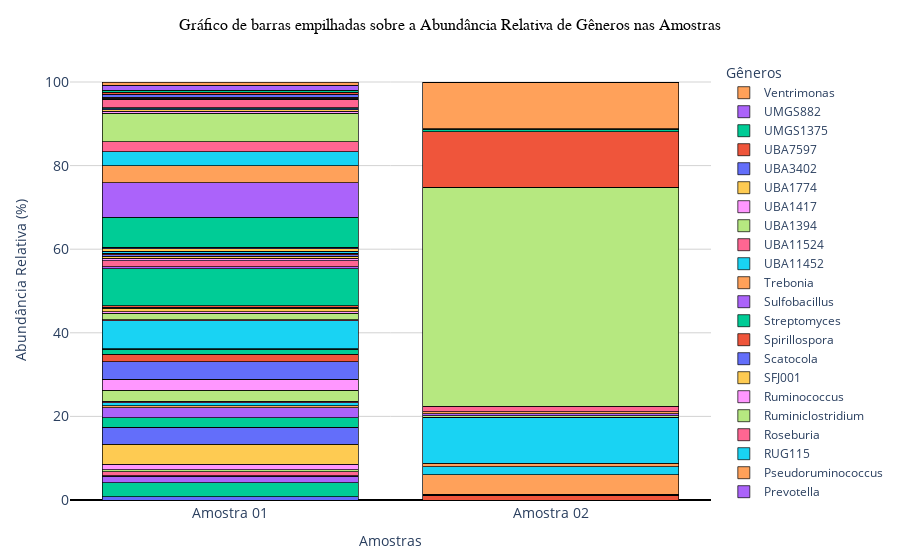

This figure's notebook cell:
### Markdown cell above
O seguinte código abaixo busca desenvolver um gráfico de barras empilhadas considerando o gênero e a abundância relativa calculada anteriormente para cada uma das amostras. Optou-se por fazer um gráfico interativo para melhor visuzalização de cada gênero e sua respectiva abundância de forma individual.

### Code cell
amostras = ["Amostra 01", "Amostra 02"]

cores = px.colors.qualitative.Plotly

trace_list = []
for i, genero in enumerate(genero_abundancia_relativa["Genero"].unique()):
    valores = genero_abundancia_relativa.loc[
        genero_abundancia_relativa["Genero"] == genero, ["Amostra 1 (%)", "Amostra 2 (%)"]
    ].values.flatten()

    trace = go.Bar(
        x=amostras,
        y=valores,
        name=genero, 
        hovertemplate='<b>%{x}</b><br>Gênero: ' + genero + '<br>Abundância Relativa: %{y:.2f}%',
        marker=dict(color=cores[i % len(cores)], line=dict(color="black", width=0.7)),
        hoverlabel=dict(namelength=0) 
    )
    trace_list.append(trace)

layout = go.Layout(
    title=dict(
        text="Gráfico de barras empilhadas sobre a Abundância Relativa de Gêneros nas Amostras",
        x=0.5, 
        font=dict(size=16, family="Arial, sans-serif", color="black")
    ),
    xaxis=dict(
        title="Amostras",
        tickfont=dict(size=14),
        showline=True,
        linecolor="black"
    ),
    yaxis=dict(
        title="Abundância Relativa (%)",
        tickfont=dict(size=14),
        showgrid=True,
        gridcolor="lightgrey",
        zeroline=True,
        zerolinecolor="black"
    ),
    barmode="stack",
    legend=dict(
        title="Gêneros",
        x=1.02,
        y=1,
        font=dict(size=12)
    ),
    plot_bgcolor="white",
    margin=dict(t=60, r=50, b=60, l=70),
)

fig = go.Figure(data=trace_list, layout=layout)
fig.show()

### Figure 1 — Plotly figure (JSON) as saved in the notebook; plotly's stock layout.template omitted (floating-point values rounded to 4 significant figures)
{"data": [{"hoverlabel": {"namelength": 0}, "hovertemplate": "<b>%{x}</b><br>Gênero: Acetatifactor<br>Abundância Relativa: %{y:.2f}%", "marker": {"color": "#636EFA", "line": {"color": "black", "width": 0.7}}, "name": "Acetatifactor", "type": "bar", "x": ["Amostra 01", "Amostra 02"], "y": [0.8, 0]}, {"hoverlabel": {"namelength": 0}, "hovertemplate": "<b>%{x}</b><br>Gênero: Actinopolyspora<br>Abundância Relativa: %{y:.2f}%", "marker": {"color": "#EF553B", "line": {"color": "black", "width": 0.7}}, "name": "Actinopolyspora", "type": "bar", "x": ["Amostra 01", "Amostra 02"], "y": [0, 1.17]}, {"hoverlabel": {"namelength": 0}, "hovertemplate": "<b>%{x}</b><br>Gênero: Agathobacter<br>Abundância Relativa: %{y:.2f}%", "marker": {"color": "#00CC96", "line": {"color": "black", "width": 0.7}}, "name": "Agathobacter", "type": "bar", "x": ["Amostra 01", "Amostra 02"], "y": [3.35, 0]}, {"hoverlabel": {"namelength": 0}, "hovertemplate": "<b>%{x}</b><br>Gênero: Agathobaculum<br>Abundância Relativa: %{y:.2f}%", "marker": {"color": "#AB63FA", "line": {"color": "black", "width": 0.7}}, "name": "Agathobaculum", "type": "bar", "x": ["Amostra 01", "Amostra 02"], "y": [1.48, 0]}, {"hoverlabel": {"namelength": 0}, "hovertemplate": "<b>%{x}</b><br>Gênero: Akkermansia<br>Abundância Relativa: %{y:.2f}%", "marker": {"color": "#FFA15A", "line": {"color": "black", "width": 0.7}}, "name": "Akkermansia", "type": "bar", "x": ["Amostra 01", "Amostra 02"], "y": [0.19, 0]}, {"hoverlabel": {"namelength": 0}, "hovertemplate": "<b>%{x}</b><br>Gênero: Alicyclobacillus<br>Abundância Relativa: %{y:.2f}%", "marker": {"color": "#19D3F3", "line": {"color": "black", "width": 0.7}}, "name": "Alicyclobacillus", "type": "bar", "x": ["Amostra 01", "Amostra 02"], "y": [0, 0.21]}, {"hoverlabel": {"namelength": 0}, "hovertemplate": "<b>%{x}</b><br>Gênero: Alistipes<br>Abundância Relativa: %{y:.2f}%", "marker": {"color": "#FF6692", "line": {"color": "black", "width": 0.7}}, "name": "Alistipes", "type": "bar", "x": ["Amostra 01", "Amostra 02"], "y": [0.95, 0]}, {"hoverlabel": {"namelength": 0}, "hovertemplate": "<b>%{x}</b><br>Gênero: Anaerobutyricum<br>Abundância Relativa: %{y:.2f}%", "marker": {"color": "#B6E880", "line": {"color": "black", "width": 0.7}}, "name": "Anaerobutyricum", "type": "bar", "x": ["Amostra 01", "Amostra 02"], "y": [0.49, 0]}, {"hoverlabel": {"namelength": 0}, "hovertemplate": "<b>%{x}</b><br>Gênero: Anaerostipes<br>Abundância Relativa: %{y:.2f}%", "marker": {"color": "#FF97FF", "line": {"color": "black", "width": 0.7}}, "name": "Anaerostipes", "type": "bar", "x": ["Amostra 01", "Amostra 02"], "y": [1.33, 0]}, {"hoverlabel": {"namelength": 0}, "hovertemplate": "<b>%{x}</b><br>Gênero: Bacteroides<br>Abundância Relativa: %{y:.2f}%", "marker": {"color": "#FECB52", "line": {"color": "black", "width": 0.7}}, "name": "Bacteroides", "type": "bar", "x": ["Amostra 01", "Amostra 02"], "y": [4.72, 0]}, {"hoverlabel": {"namelength": 0}, "hovertemplate": "<b>%{x}</b><br>Gênero: Blautia<br>Abundância Relativa: %{y:.2f}%", "marker": {"color": "#636EFA", "line": {"color": "black", "width": 0.7}}, "name": "Blautia", "type": "bar", "x": ["Amostra 01", "Amostra 02"], "y": [3.96, 0]}, {"hoverlabel": {"namelength": 0}, "hovertemplate": "<b>%{x}</b><br>Gênero: Bulleidia<br>Abundância Relativa: %{y:.2f}%", "marker": {"color": "#EF553B", "line": {"color": "black", "width": 0.7}}, "name": "Bulleidia", "type": "bar", "x": ["Amostra 01", "Amostra 02"], "y": [0.19, 0]}, {"hoverlabel": {"namelength": 0}, "hovertemplate": "<b>%{x}</b><br>Gênero: Butyribacter<br>Abundância Relativa: %{y:.2f}%", "marker": {"color": "#00CC96", "line": {"color": "black", "width": 0.7}}, "name": "Butyribacter", "type": "bar", "x": ["Amostra 01", "Amostra 02"], "y": [2.17, 0]}, {"hoverlabel": {"namelength": 0}, "hovertemplate": "<b>%{x}</b><br>Gênero: Butyricicoccus<br>Abundância Relativa: %{y:.2f}%", "marker": {"color": "#AB63FA", "line": {"color": "black", "width": 0.7}}, "name": "Butyricicoccus", "type": "bar", "x": ["Amostra 01", "Amostra 02"], "y": [2.47, 0]}, {"hoverlabel": {"namelength": 0}, "hovertemplate": "<b>%{x}</b><br>Gênero: CAG-115<br>Abundância Relativa: %{y:.2f}%", "marker": {"color": "#FFA15A", "line": {"color": "black", "width": 0.7}}, "name": "CAG-115", "type": "bar", "x": ["Amostra 01", "Amostra 02"], "y": [0.49, 0]}, {"hoverlabel": {"namelength": 0}, "hovertemplate": "<b>%{x}</b><br>Gênero: CAG-177<br>Abundância Relativa: %{y:.2f}%", "marker": {"color": "#19D3F3", "line": {"color": "black", "width": 0.7}}, "name": "CAG-177", "type": "bar", "x": ["Amostra 01", "Amostra 02"], "y": [0.65, 0]}, {"hoverlabel": {"namelength": 0}, "hovertemplate": "<b>%{x}</b><br>Gênero: CAG-217<br>Abundância Relativa: %{y:.2f}%", "marker": {"color": "#FF6692", "line": {"color": "black", "width": 0.7}}, "name": "CAG-217", "type": "bar", "x": ["Amostra 01", "Amostra 02"], "y": [0.38, 0]}, {"hoverlabel": {"namelength": 0}, "hovertemplate": "<b>%{x}</b><br>Gênero: CAG-41<br>Abundância Relativa: %{y:.2f}%", "marker": {"color": "#B6E880", "line": {"color": "black", "width": 0.7}}, "name": "CAG-41", "type": "bar", "x": ["Amostra 01", "Amostra 02"], "y": [2.63, 0]}, {"hoverlabel": {"namelength": 0}, "hovertemplate": "<b>%{x}</b><br>Gênero: CAG-83<br>Abundância Relativa: %{y:.2f}%", "marker": {"color": "#FF97FF", "line": {"color": "black", "width": 0.7}}, "name": "CAG-83", "type": "bar", "x": ["Amostra 01", "Amostra 02"], "y": [2.51, 0]}, {"hoverlabel": {"namelength": 0}, "hovertemplate": "<b>%{x}</b><br>Gênero: CAG-841<br>Abundância Relativa: %{y:.2f}%", "marker": {"color": "#FECB52", "line": {"color": "black", "width": 0.7}}, "name": "CAG-841", "type": "bar", "x": ["Amostra 01", "Amostra 02"], "y": [0.11, 0]}, {"hoverlabel": {"namelength": 0}, "hovertemplate": "<b>%{x}</b><br>Gênero: Clostridium<br>Abundância Relativa: %{y:.2f}%", "marker": {"color": "#636EFA", "line": {"color": "black", "width": 0.7}}, "name": "Clostridium", "type": "bar", "x": ["Amostra 01", "Amostra 02"], "y": [4.15, 0]}, {"hoverlabel": {"namelength": 0}, "hovertemplate": "<b>%{x}</b><br>Gênero: Coprococcus<br>Abundância Relativa: %{y:.2f}%", "marker": {"color": "#EF553B", "line": {"color": "black", "width": 0.7}}, "name": "Coprococcus", "type": "bar", "x": ["Amostra 01", "Amostra 02"], "y": [1.83, 0]}, {"hoverlabel": {"namelength": 0}, "hovertemplate": "<b>%{x}</b><br>Gênero: Copromonas<br>Abundância Relativa: %{y:.2f}%", "marker": {"color": "#00CC96", "line": {"color": "black", "width": 0.7}}, "name": "Copromonas", "type": "bar", "x": ["Amostra 01", "Amostra 02"], "y": [1.22, 0]}, {"hoverlabel": {"namelength": 0}, "hovertemplate": "<b>%{x}</b><br>Gênero: Cronobacter<br>Abundância Relativa: %{y:.2f}%", "marker": {"color": "#AB63FA", "line": {"color": "black", "width": 0.7}}, "name": "Cronobacter", "type": "bar", "x": ["Amostra 01", "Amostra 02"], "y": [0.11, 0]}, {"hoverlabel": {"namelength": 0}, "hovertemplate": "<b>%{x}</b><br>Gênero: Curtobacterium<br>Abundância Relativa: %{y:.2f}%", "marker": {"color": "#FFA15A", "line": {"color": "black", "width": 0.7}}, "name": "Curtobacterium", "type": "bar", "x": ["Amostra 01", "Amostra 02"], "y": [0, 4.7]}, {"hoverlabel": {"namelength": 0}, "hovertemplate": "<b>%{x}</b><br>Gênero: Desconhecido<br>Abundância Relativa: %{y:.2f}%", "marker": {"color": "#19D3F3", "line": {"color": "black", "width": 0.7}}, "name": "Desconhecido", "type": "bar", "x": ["Amostra 01", "Amostra 02"], "y": [6.7, 1.85]}, {"hoverlabel": {"namelength": 0}, "hovertemplate": "<b>%{x}</b><br>Gênero: Dialister<br>Abundância Relativa: %{y:.2f}%", "marker": {"color": "#FF6692", "line": {"color": "black", "width": 0.7}}, "name": "Dialister", "type": "bar", "x": ["Amostra 01", "Amostra 02"], "y": [0.27, 0]}, {"hoverlabel": {"namelength": 0}, "hovertemplate": "<b>%{x}</b><br>Gênero: Dorea<br>Abundância Relativa: %{y:.2f}%", "marker": {"color": "#B6E880", "line": {"color": "black", "width": 0.7}}, "name": "Dorea", "type": "bar", "x": ["Amostra 01", "Amostra 02"], "y": [1.52, 0]}, {"hoverlabel": {"namelength": 0}, "hovertemplate": "<b>%{x}</b><br>Gênero: Duodenibacillus<br>Abundância Relativa: %{y:.2f}%", "marker": {"color": "#FF97FF", "line": {"color": "black", "width": 0.7}}, "name": "Duodenibacillus", "type": "bar", "x": ["Amostra 01", "Amostra 02"], "y": [0.34, 0]}, {"hoverlabel": {"namelength": 0}, "hovertemplate": "<b>%{x}</b><br>Gênero: Dysosmobacter<br>Abundância Relativa: %{y:.2f}%", "marker": {"color": "#FECB52", "line": {"color": "black", "width": 0.7}}, "name": "Dysosmobacter", "type": "bar", "x": ["Amostra 01", "Amostra 02"], "y": [0.91, 0]}, {"hoverlabel": {"namelength": 0}, "hovertemplate": "<b>%{x}</b><br>Gênero: Ellagibacter<br>Abundância Relativa: %{y:.2f}%", "marker": {"color": "#636EFA", "line": {"color": "black", "width": 0.7}}, "name": "Ellagibacter", "type": "bar", "x": ["Amostra 01", "Amostra 02"], "y": [0.15, 0]}, {"hoverlabel": {"namelength": 0}, "hovertemplate": "<b>%{x}</b><br>Gênero: Eubacterium<br>Abundância Relativa: %{y:.2f}%", "marker": {"color": "#EF553B", "line": {"color": "black", "width": 0.7}}, "name": "Eubacterium", "type": "bar", "x": ["Amostra 01", "Amostra 02"], "y": [0.42, 0]}, {"hoverlabel": {"namelength": 0}, "hovertemplate": "<b>%{x}</b><br>Gênero: Faecalibacterium<br>Abundância Relativa: %{y:.2f}%", "marker": {"color": "#00CC96", "line": {"color": "black", "width": 0.7}}, "name": "Faecalibacterium", "type": "bar", "x": ["Amostra 01", "Amostra 02"], "y": [8.79, 0]}, {"hoverlabel": {"namelength": 0}, "hovertemplate": "<b>%{x}</b><br>Gênero: Fusicatenibacter<br>Abundância Relativa: %{y:.2f}%", "marker": {"color": "#AB63FA", "line": {"color": "black", "width": 0.7}}, "name": "Fusicatenibacter", "type": "bar", "x": ["Amostra 01", "Amostra 02"], "y": [0.57, 0]}, {"hoverlabel": {"namelength": 0}, "hovertemplate": "<b>%{x}</b><br>Gênero: Geodermatophilus<br>Abundância Relativa: %{y:.2f}%", "marker": {"color": "#FFA15A", "line": {"color": "black", "width": 0.7}}, "name": "Geodermatophilus", "type": "bar", "x": ["Amostra 01", "Amostra 02"], "y": [0, 0.89]}, {"hoverlabel": {"namelength": 0}, "hovertemplate": "<b>%{x}</b><br>Gênero: Gryllotalpicola<br>Abundância Relativa: %{y:.2f}%", "marker": {"color": "#19D3F3", "line": {"color": "black", "width": 0.7}}, "name": "Gryllotalpicola", "type": "bar", "x": ["Amostra 01", "Amostra 02"], "y": [0, 10.97]}, {"hoverlabel": {"namelength": 0}, "hovertemplate": "<b>%{x}</b><br>Gênero: Intestinibacter<br>Abundância Relativa: %{y:.2f}%", "marker": {"color": "#FF6692", "line": {"color": "black", "width": 0.7}}, "name": "Intestinibacter", "type": "bar", "x": ["Amostra 01", "Amostra 02"], "y": [1.41, 0]}, {"hoverlabel": {"namelength": 0}, "hovertemplate": "<b>%{x}</b><br>Gênero: JADGQX01<br>Abundância Relativa: %{y:.2f}%", "marker": {"color": "#B6E880", "line": {"color": "black", "width": 0.7}}, "name": "JADGQX01", "type": "bar", "x": ["Amostra 01", "Amostra 02"], "y": [0, 0.34]}, {"hoverlabel": {"namelength": 0}, "hovertemplate": "<b>%{x}</b><br>Gênero: Lachnospira<br>Abundância Relativa: %{y:.2f}%", "marker": {"color": "#FF97FF", "line": {"color": "black", "width": 0.7}}, "name": "Lachnospira", "type": "bar", "x": ["Amostra 01", "Amostra 02"], "y": [0.53, 0]}, {"hoverlabel": {"namelength": 0}, "hovertemplate": "<b>%{x}</b><br>Gênero: Limivicinus<br>Abundância Relativa: %{y:.2f}%", "marker": {"color": "#FECB52", "line": {"color": "black", "width": 0.7}}, "name": "Limivicinus", "type": "bar", "x": ["Amostra 01", "Amostra 02"], "y": [0.53, 0]}, {"hoverlabel": {"namelength": 0}, "hovertemplate": "<b>%{x}</b><br>Gênero: Merdicola<br>Abundância Relativa: %{y:.2f}%", "marker": {"color": "#636EFA", "line": {"color": "black", "width": 0.7}}, "name": "Merdicola", "type": "bar", "x": ["Amostra 01", "Amostra 02"], "y": [0.38, 0]}, {"hoverlabel": {"namelength": 0}, "hovertemplate": "<b>%{x}</b><br>Gênero: Methanobrevibacter<br>Abundância Relativa: %{y:.2f}%", "marker": {"color": "#EF553B", "line": {"color": "black", "width": 0.7}}, "name": "Methanobrevibacter", "type": "bar", "x": ["Amostra 01", "Amostra 02"], "y": [0.23, 0]}, {"hoverlabel": {"namelength": 0}, "hovertemplate": "<b>%{x}</b><br>Gênero: Methanosphaera<br>Abundância Relativa: %{y:.2f}%", "marker": {"color": "#00CC96", "line": {"color": "black", "width": 0.7}}, "name": "Methanosphaera", "type": "bar", "x": ["Amostra 01", "Amostra 02"], "y": [0.15, 0]}, {"hoverlabel": {"namelength": 0}, "hovertemplate": "<b>%{x}</b><br>Gênero: Methylophilus<br>Abundância Relativa: %{y:.2f}%", "marker": {"color": "#AB63FA", "line": {"color": "black", "width": 0.7}}, "name": "Methylophilus", "type": "bar", "x": ["Amostra 01", "Amostra 02"], "y": [0, 0.55]}, {"hoverlabel": {"namelength": 0}, "hovertemplate": "<b>%{x}</b><br>Gênero: Microlunatus<br>Abundância Relativa: %{y:.2f}%", "marker": {"color": "#FFA15A", "line": {"color": "black", "width": 0.7}}, "name": "Microlunatus", "type": "bar", "x": ["Amostra 01", "Amostra 02"], "y": [0, 0.48]}, {"hoverlabel": {"namelength": 0}, "hovertemplate": "<b>%{x}</b><br>Gênero: NSJ-50<br>Abundância Relativa: %{y:.2f}%", "marker": {"color": "#19D3F3", "line": {"color": "black", "width": 0.7}}, "name": "NSJ-50", "type": "bar", "x": ["Amostra 01", "Amostra 02"], "y": [0.3, 0]}, {"hoverlabel": {"namelength": 0}, "hovertemplate": "<b>%{x}</b><br>Gênero: Nocardia<br>Abundância Relativa: %{y:.2f}%", "marker": {"color": "#FF6692", "line": {"color": "black", "width": 0.7}}, "name": "Nocardia", "type": "bar", "x": ["Amostra 01", "Amostra 02"], "y": [0, 1.23]}, {"hoverlabel": {"namelength": 0}, "hovertemplate": "<b>%{x}</b><br>Gênero: Nocardioides<br>Abundância Relativa: %{y:.2f}%", "marker": {"color": "#B6E880", "line": {"color": "black", "width": 0.7}}, "name": "Nocardioides", "type": "bar", "x": ["Amostra 01", "Amostra 02"], "y": [0, 52.45]}, {"hoverlabel": {"namelength": 0}, "hovertemplate": "<b>%{x}</b><br>Gênero: Odoribacter<br>Abundância Relativa: %{y:.2f}%", "marker": {"color": "#FF97FF", "line": {"color": "black", "width": 0.7}}, "name": "Odoribacter", "type": "bar", "x": ["Amostra 01", "Amostra 02"], "y": [0.11, 0]}, {"hoverlabel": {"namelength": 0}, "hovertemplate": "<b>%{x}</b><br>Gênero: Parabacteroides<br>Abundância Relativa: %{y:.2f}%", "marker": {"color": "#FECB52", "line": {"color": "black", "width": 0.7}}, "name": "Parabacteroides", "type": "bar", "x": ["Amostra 01", "Amostra 02"], "y": [0.61, 0]}, {"hoverlabel": {"namelength": 0}, "hovertemplate": "<b>%{x}</b><br>Gênero: Parasutterella<br>Abundância Relativa: %{y:.2f}%", "marker": {"color": "#636EFA", "line": {"color": "black", "width": 0.7}}, "name": "Parasutterella", "type": "bar", "x": ["Amostra 01", "Amostra 02"], "y": [0.23, 0]}, {"hoverlabel": {"namelength": 0}, "hovertemplate": "<b>%{x}</b><br>Gênero: Parolsenella<br>Abundância Relativa: %{y:.2f}%", "marker": {"color": "#EF553B", "line": {"color": "black", "width": 0.7}}, "name": "Parolsenella", "type": "bar", "x": ["Amostra 01", "Amostra 02"], "y": [0.15, 0]}, {"hoverlabel": {"namelength": 0}, "hovertemplate": "<b>%{x}</b><br>Gênero: Phocaeicola<br>Abundância Relativa: %{y:.2f}%", "marker": {"color": "#00CC96", "line": {"color": "black", "width": 0.7}}, "name": "Phocaeicola", "type": "bar", "x": ["Amostra 01", "Amostra 02"], "y": [7.12, 0]}, {"hoverlabel": {"namelength": 0}, "hovertemplate": "<b>%{x}</b><br>Gênero: Prevotella<br>Abundância Relativa: %{y:.2f}%", "marker": {"color": "#AB63FA", "line": {"color": "black", "width": 0.7}}, "name": "Prevotella", "type": "bar", "x": ["Amostra 01", "Amostra 02"], "y": [8.3, 0]}, {"hoverlabel": {"namelength": 0}, "hovertemplate": "<b>%{x}</b><br>Gênero: Pseudoruminococcus<br>Abundância Relativa: %{y:.2f}%", "marker": {"color": "#FFA15A", "line": {"color": "black", "width": 0.7}}, "name": "Pseudoruminococcus", "type": "bar", "x": ["Amostra 01", "Amostra 02"], "y": [4.07, 0]}, {"hoverlabel": {"namelength": 0}, "hovertemplate": "<b>%{x}</b><br>Gênero: RUG115<br>Abundância Relativa: %{y:.2f}%", "marker": {"color": "#19D3F3", "line": {"color": "black", "width": 0.7}}, "name": "RUG115", "type": "bar", "x": ["Amostra 01", "Amostra 02"], "y": [3.39, 0]}, {"hoverlabel": {"namelength": 0}, "hovertemplate": "<b>%{x}</b><br>Gênero: Roseburia<br>Abundância Relativa: %{y:.2f}%", "marker": {"color": "#FF6692", "line": {"color": "black", "width": 0.7}}, "name": "Roseburia", "type": "bar", "x": ["Amostra 01", "Amostra 02"], "y": [2.4, 0]}, {"hoverlabel": {"namelength": 0}, "hovertemplate": "<b>%{x}</b><br>Gênero: Ruminiclostridium<br>Abundância Relativa: %{y:.2f}%", "marker": {"color": "#B6E880", "line": {"color": "black", "width": 0.7}}, "name": "Ruminiclostridium", "type": "bar", "x": ["Amostra 01", "Amostra 02"], "y": [6.81, 0]}, {"hoverlabel": {"namelength": 0}, "hovertemplate": "<b>%{x}</b><br>Gênero: Ruminococcus<br>Abundância Relativa: %{y:.2f}%", "marker": {"color": "#FF97FF", "line": {"color": "black", "width": 0.7}}, "name": "Ruminococcus", "type": "bar", "x": ["Amostra 01", "Amostra 02"], "y": [0.46, 0]}, {"hoverlabel": {"namelength": 0}, "hovertemplate": "<b>%{x}</b><br>Gênero: SFJ001<br>Abundância Relativa: %{y:.2f}%", "marker": {"color": "#FECB52", "line": {"color": "black", "width": 0.7}}, "name": "SFJ001", "type": "bar", "x": ["Amostra 01", "Amostra 02"], "y": [0.34, 0]}, {"hoverlabel": {"namelength": 0}, "hovertemplate": "<b>%{x}</b><br>Gênero: Scatocola<br>Abundância Relativa: %{y:.2f}%", "marker": {"color": "#636EFA", "line": {"color": "black", "width": 0.7}}, "name": "Scatocola", "type": "bar", "x": ["Amostra 01", "Amostra 02"], "y": [0.23, 0]}, {"hoverlabel": {"namelength": 0}, "hovertemplate": "<b>%{x}</b><br>Gênero: Spirillospora<br>Abundância Relativa: %{y:.2f}%", "marker": {"color": "#EF553B", "line": {"color": "black", "width": 0.7}}, "name": "Spirillospora", "type": "bar", "x": ["Amostra 01", "Amostra 02"], "y": [0, 13.2]}, {"hoverlabel": {"namelength": 0}, "hovertemplate": "<b>%{x}</b><br>Gênero: Streptomyces<br>Abundância Relativa: %{y:.2f}%", "marker": {"color": "#00CC96", "line": {"color": "black", "width": 0.7}}, "name": "Streptomyces", "type": "bar", "x": ["Amostra 01", "Amostra 02"], "y": [0, 0.65]}, {"hoverlabel": {"namelength": 0}, "hovertemplate": "<b>%{x}</b><br>Gênero: Sulfobacillus<br>Abundância Relativa: %{y:.2f}%", "marker": {"color": "#AB63FA", "line": {"color": "black", "width": 0.7}}, "name": "Sulfobacillus", "type": "bar", "x": ["Amostra 01", "Amostra 02"], "y": [0, 0.07]}, {"hoverlabel": {"namelength": 0}, "hovertemplate": "<b>%{x}</b><br>Gênero: Trebonia<br>Abundância Relativa: %{y:.2f}%", "marker": {"color": "#FFA15A", "line": {"color": "black", "width": 0.7}}, "name": "Trebonia", "type": "bar", "x": ["Amostra 01", "Amostra 02"], "y": [0, 11.24]}, {"hoverlabel": {"namelength": 0}, "hovertemplate": "<b>%{x}</b><br>Gênero: UBA11452<br>Abundância Relativa: %{y:.2f}%", "marker": {"color": "#19D3F3", "line": {"color": "black", "width": 0.7}}, "name": "UBA11452", "type": "bar", "x": ["Amostra 01", "Amostra 02"], "y": [0.19, 0]}, {"hoverlabel": {"namelength": 0}, "hovertemplate": "<b>%{x}</b><br>Gênero: UBA11524<br>Abundância Relativa: %{y:.2f}%", "marker": {"color": "#FF6692", "line": {"color": "black", "width": 0.7}}, "name": "UBA11524", "type": "bar", "x": ["Amostra 01", "Amostra 02"], "y": [1.98, 0]}, {"hoverlabel": {"namelength": 0}, "hovertemplate": "<b>%{x}</b><br>Gênero: UBA1394<br>Abundância Relativa: %{y:.2f}%", "marker": {"color": "#B6E880", "line": {"color": "black", "width": 0.7}}, "name": "UBA1394", "type": "bar", "x": ["Amostra 01", "Amostra 02"], "y": [0.15, 0]}, {"hoverlabel": {"namelength": 0}, "hovertemplate": "<b>%{x}</b><br>Gênero: UBA1417<br>Abundância Relativa: %{y:.2f}%", "marker": {"color": "#FF97FF", "line": {"color": "black", "width": 0.7}}, "name": "UBA1417", "type": "bar", "x": ["Amostra 01", "Amostra 02"], "y": [0.19, 0]}, {"hoverlabel": {"namelength": 0}, "hovertemplate": "<b>%{x}</b><br>Gênero: UBA1774<br>Abundância Relativa: %{y:.2f}%", "marker": {"color": "#FECB52", "line": {"color": "black", "width": 0.7}}, "name": "UBA1774", "type": "bar", "x": ["Amostra 01", "Amostra 02"], "y": [0.3, 0]}, {"hoverlabel": {"namelength": 0}, "hovertemplate": "<b>%{x}</b><br>Gênero: UBA3402<br>Abundância Relativa: %{y:.2f}%", "marker": {"color": "#636EFA", "line": {"color": "black", "width": 0.7}}, "name": "UBA3402", "type": "bar", "x": ["Amostra 01", "Amostra 02"], "y": [0.61, 0]}, {"hoverlabel": {"namelength": 0}, "hovertemplate": "<b>%{x}</b><br>Gênero: UBA7597<br>Abundância Relativa: %{y:.2f}%", "marker": {"color": "#EF553B", "line": {"color": "black", "width": 0.7}}, "name": "UBA7597", "type": "bar", "x": ["Amostra 01", "Amostra 02"], "y": [0.53, 0]}, {"hoverlabel": {"namelength": 0}, "hovertemplate": "<b>%{x}</b><br>Gênero: UMGS1375<br>Abundância Relativa: %{y:.2f}%", "marker": {"color": "#00CC96", "line": {"color": "black", "width": 0.7}}, "name": "UMGS1375", "type": "bar", "x": ["Amostra 01", "Amostra 02"], "y": [0.42, 0]}, {"hoverlabel": {"namelength": 0}, "hovertemplate": "<b>%{x}</b><br>Gênero: UMGS882<br>Abundância Relativa: %{y:.2f}%", "marker": {"color": "#AB63FA", "line": {"color": "black", "width": 0.7}}, "name": "UMGS882", "type": "bar", "x": ["Amostra 01", "Amostra 02"], "y": [1.22, 0]}, {"hoverlabel": {"namelength": 0}, "hovertemplate": "<b>%{x}</b><br>Gênero: Ventrimonas<br>Abundância Relativa: %{y:.2f}%", "marker": {"color": "#FFA15A", "line": {"color": "black", "width": 0.7}}, "name": "Ventrimonas", "type": "bar", "x": ["Amostra 01", "Amostra 02"], "y": [0.76, 0]}], "layout": {"barmode": "stack", "legend": {"font": {"size": 12}, "title": {"text": "Gêneros"}, "x": 1.02, "y": 1}, "margin": {"b": 60, "l": 70, "r": 50, "t": 60}, "plot_bgcolor": "white", "title": {"font": {"color": "black", "family": "Arial, sans-serif", "size": 16}, "text": "Gráfico de barras empilhadas sobre a Abundância Relativa de Gêneros nas Amostras", "x": 0.5}, "xaxis": {"linecolor": "black", "showline": true, "tickfont": {"size": 14}, "title": {"text": "Amostras"}}, "yaxis": {"gridcolor": "lightgrey", "showgrid": true, "tickfont": {"size": 14}, "title": {"text": "Abundância Relativa (%)"}, "zeroline": true, "zerolinecolor": "black"}}}
